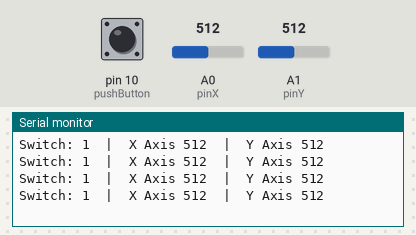
Bench run of a sketch on a simulated Arduino Uno, built with avr-gcc and run on an emulated ATmega328P. Parts: the last lines printed to the serial monitor. The inputs (shaded band) are chosen by the test bench; at power-on: A0 (pinX) = 512, A1 (pinY) = 512, pin 10 (pushButton) HIGH.

Above: at 1.2 s.
1.3 s: A0 (pinX) set to 716
At 1.71 s:
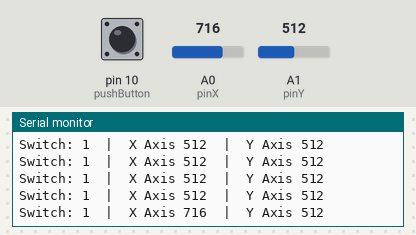
2.8 s: A1 (pinY) set to 716
At 2.91 s:
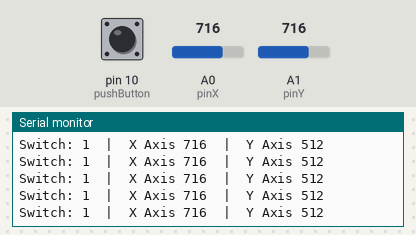
4.3 s: pin 10 (pushButton) pulled LOW for 0.35 s
At 4.72 s:
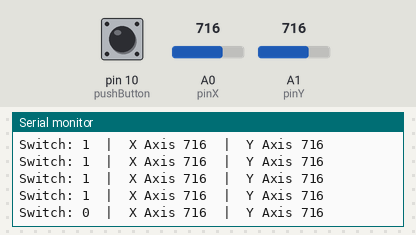
6.1 s: A0 (pinX) set to 900
At 6.22 s:
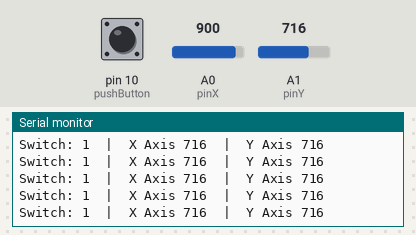
7.6 s: pin 10 (pushButton) pulled LOW for 1 s
At 8.03 s:
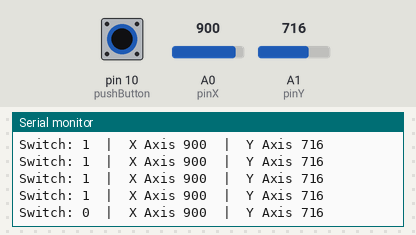
10.1 s: A1 (pinY) set to 900
At 10.13 s:
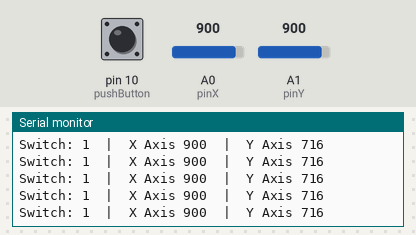
Timing chart, 0 to 12.6 s (numbered marks = the images above; inputs shaded):
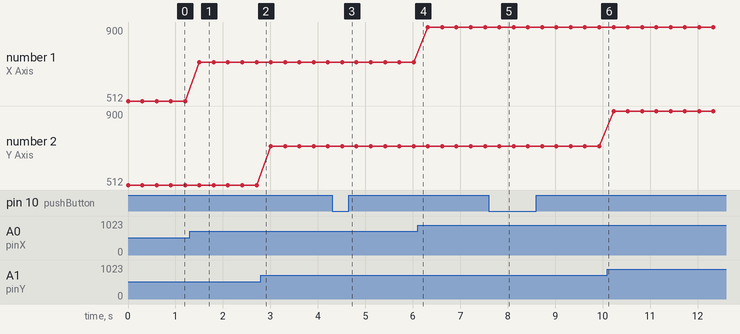

The sketch:

joystick_read_values.ino
```cpp
int xValue = 0;
int yValue = 0;
int buttonValue = 0;

const int pinX = A0;
const int pinY = A1;
const int pushButton = 10;
void setup() {
  // put your setup code here, to run once:
  /*pinMode(pinX , INPUT); we dont need to set this because they are always analog input
  pinMode(pinY , INPUT);*/
  pinMode(pushButton ,INPUT_PULLUP); //so the default value of the push button is 1
  Serial.begin(9600);
}

void loop() {
  // put your main code here, to run repeatedly:
  xValue = analogRead(pinX);
  yValue = analogRead(pinY);
  buttonValue = digitalRead(pushButton);
  Serial.print("Switch: ");
  Serial.print(buttonValue);
  Serial.print("  |  ");
  Serial.print("X Axis ");
  Serial.print(xValue);
  Serial.print("  |  ");
  Serial.print("Y Axis ");
  Serial.println(yValue);
  delay(300); //to see the values
}
```

Measured:
- after the input at 1.3 s, the serial monitor: prints a new line after 0.20 s (image 1)
- after the input at 4.3 s, the serial monitor: prints a new line after 0.21 s (image 3)
- after the input at 7.6 s, the serial monitor: prints a new line after 0.22 s (image 5)
- plotted number 1: 512 → 716 after the input at 1.3 s, 716 → 900 after the input at 6.1 s
